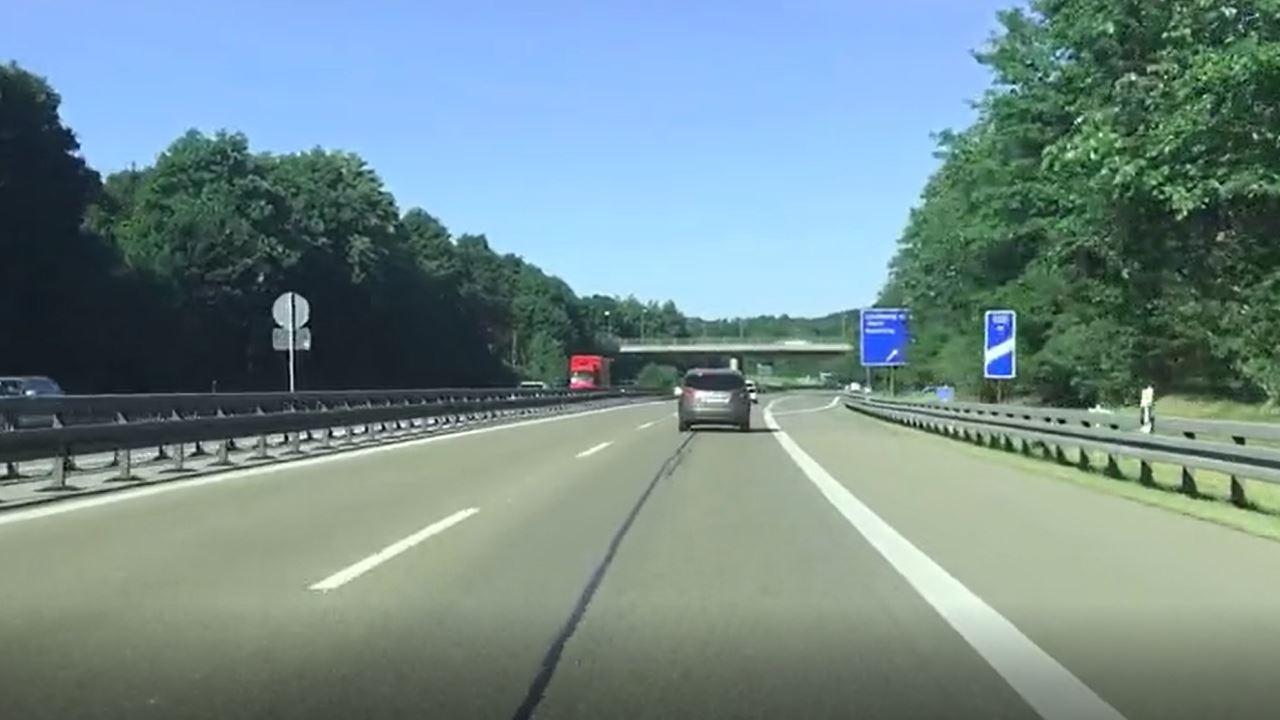
#> input picture Hough Transform for Lane Lines/road lane.JPG, 1280 x 720 px, found by its file name
$ jupyter execute 'Lane detection.ipynb'
#> lines starting #> are read from the running program, lines starting #| are printed output that depends on the picture
[cell 1]
import cv2
import numpy as np
# Hough Transform for lane detection


#function to read image
def read_image(image_path):
    """This function reads any image from a given path"""
#> called with image_path = 'road lane.jpg'
    image = cv2.imread(image_path)
#> image is the input picture: shape (720, 1280, 3); mean B, G, R 139.7, 139.4, 115.5
    return image

def save_image(image_name_format, image):
    """This function saves any image to a given path"""
    cv2.imwrite(image_name_format, image)

#function to convert BGR image to Gray
def gray_scale(image):
    converted_image = cv2.cvtColor(image,cv2.COLOR_BGR2GRAY)
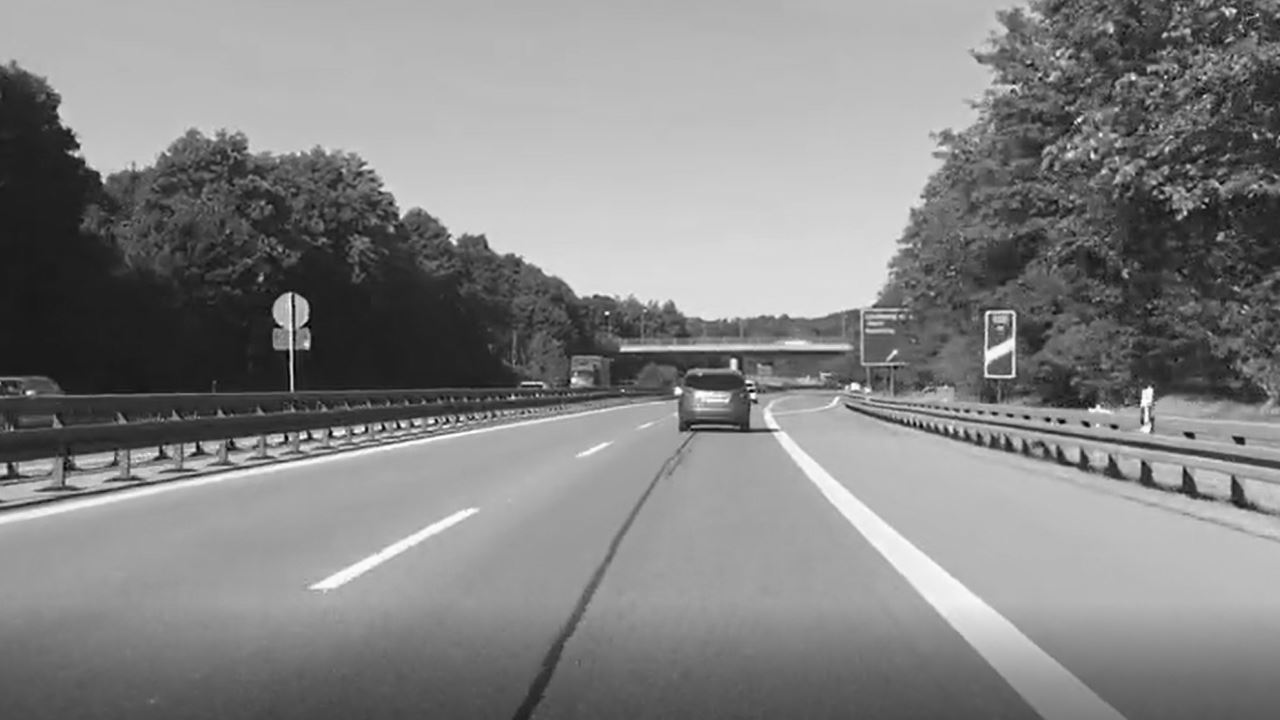
#> converted_image: shape (720, 1280); min 2, max 255, mean 132.3
    return converted_image

#function to apply Gaussian filter on Gray Image
def guassin_filter(image, kernel_dimensions):
#> called with kernel_dimensions = (5, 5)
    filtered_image = cv2.GaussianBlur(image, kernel_dimensions, 0)
    return filtered_image

#function to detect edges using Canny Edge Detector
def canny_edge_detector(image, lower_threshold, upper_threshold):
    canny_detected_edge = cv2.Canny(image, lower_threshold, upper_threshold)
    return canny_detected_edge


# [93 lines left out: functions ROI_polygon, ROI_masking, average_slope_intercept, get_coordinates, draw_lane_lines, not called in this run]


#To find hough lines using hough transformation
def hough_transformation(region_of_interest):
    image = cv2.convertScaleAbs(region_of_interest)
    return cv2.HoughLinesP(image, 1, np.pi/180, 50, None, 0, 1000)


dims = (5,5)
l_limit = 50
u_limit = 150
line_color = [0,0,255]
line_thickness = 12

image = read_image('road lane.jpg')
gray_image = gray_scale(image)
cv2.imshow('gray image',gray_image)
cv2.waitKey(0)
save_image('gray_image.jpg', gray_image)

filtered_image = guassin_filter(image=gray_image, kernel_dimensions=dims)
cv2.imshow('filtered image',np.hstack((gray_image,filtered_image)))
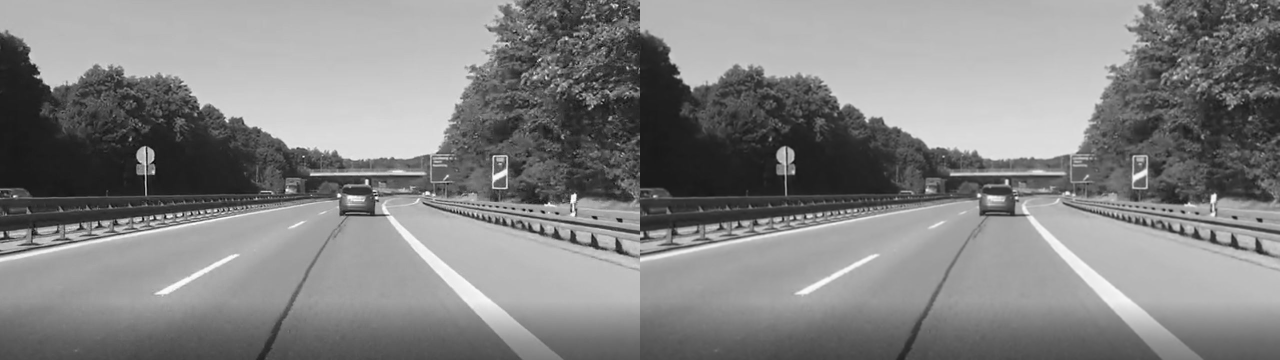
#> window 'filtered image': shape (720, 2560) (shown at 1/2 size); min 2, max 255, mean 132.3
cv2.waitKey(0)
save_image('filtered_image.jpg', filtered_image)

edge_image = canny_edge_detector(image, lower_threshold=l_limit, upper_threshold=u_limit)
#> in canny_edge_detector, `canny_detected_edge = cv2.Canny(image, lower_threshold, upper_threshold)`:
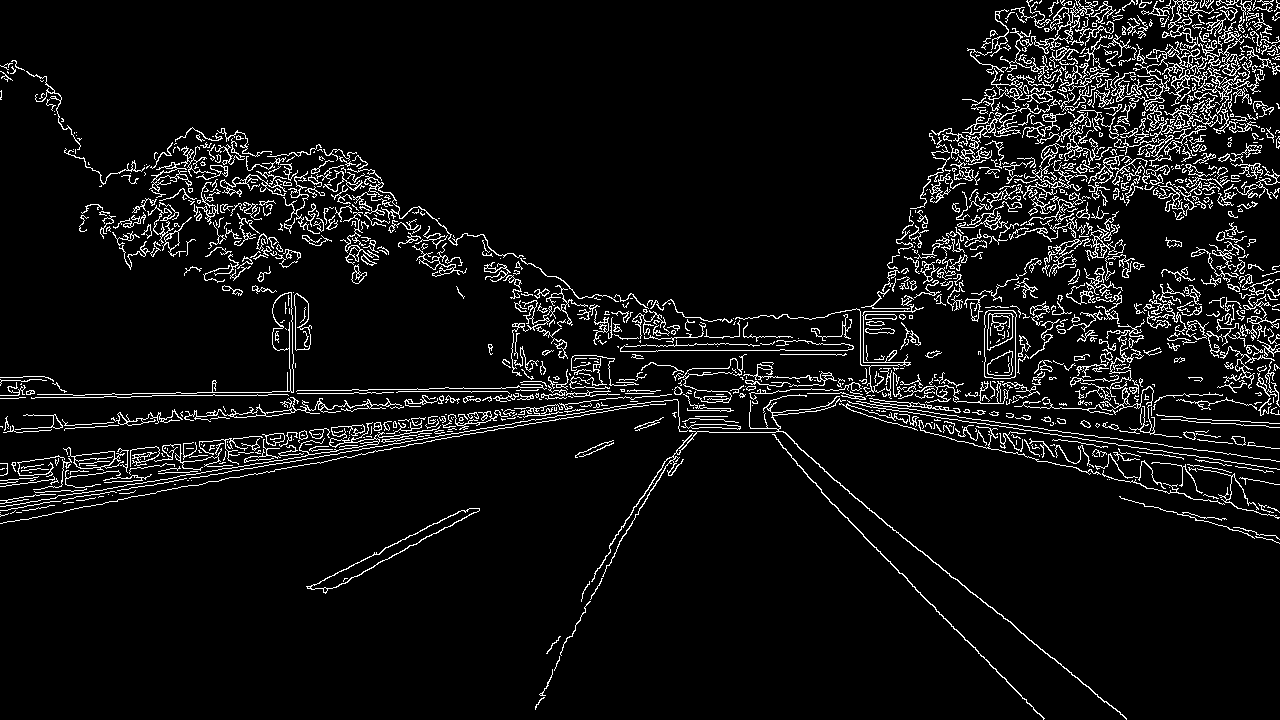
#> canny_detected_edge: shape (720, 1280); 6.7% white in thin lines or dots
cv2.imshow('edge image',np.hstack((filtered_image, edge_image)))
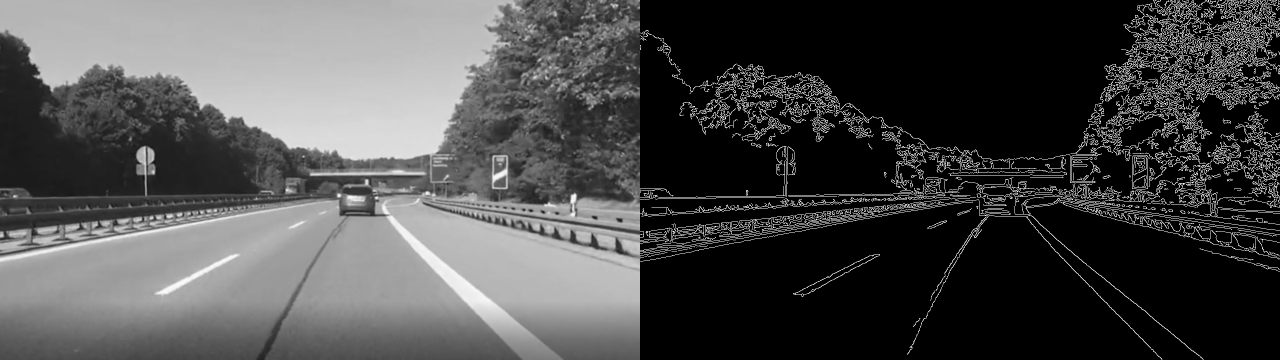
#> window 'edge image': shape (720, 2560) (shown at 1/2 size); min 0, max 255, mean 74.7
cv2.imshow('edge image',edge_image)
cv2.waitKey(0)
save_image('edge_image.jpg', edge_image)
